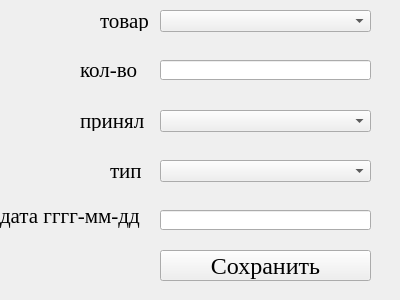
<?xml version="1.0" encoding="UTF-8"?>
<ui version="4.0">
 <class>Invoice</class>
 <widget class="QWidget" name="Invoice">
  <property name="geometry">
   <rect>
    <x>0</x>
    <y>0</y>
    <width>400</width>
    <height>300</height>
   </rect>
  </property>
  <property name="windowTitle">
   <string>Form</string>
  </property>
  <widget class="QComboBox" name="productComboBox">
   <property name="geometry">
    <rect>
     <x>160</x>
     <y>10</y>
     <width>211</width>
     <height>22</height>
    </rect>
   </property>
  </widget>
  <widget class="QLineEdit" name="quantityLineEdit">
   <property name="geometry">
    <rect>
     <x>160</x>
     <y>60</y>
     <width>211</width>
     <height>20</height>
    </rect>
   </property>
  </widget>
  <widget class="QComboBox" name="acceptedComboBox">
   <property name="geometry">
    <rect>
     <x>160</x>
     <y>110</y>
     <width>211</width>
     <height>22</height>
    </rect>
   </property>
  </widget>
  <widget class="QPushButton" name="SaveButton">
   <property name="geometry">
    <rect>
     <x>160</x>
     <y>250</y>
     <width>211</width>
     <height>31</height>
    </rect>
   </property>
   <property name="font">
    <font>
     <family>Times New Roman</family>
     <pointsize>18</pointsize>
     <italic>false</italic>
    </font>
   </property>
   <property name="text">
    <string>Сохранить</string>
   </property>
  </widget>
  <widget class="QLabel" name="label">
   <property name="geometry">
    <rect>
     <x>100</x>
     <y>10</y>
     <width>51</width>
     <height>21</height>
    </rect>
   </property>
   <property name="font">
    <font>
     <family>Times New Roman</family>
     <pointsize>16</pointsize>
     <weight>50</weight>
     <bold>false</bold>
    </font>
   </property>
   <property name="text">
    <string>товар</string>
   </property>
  </widget>
  <widget class="QLabel" name="label_2">
   <property name="geometry">
    <rect>
     <x>80</x>
     <y>60</y>
     <width>71</width>
     <height>20</height>
    </rect>
   </property>
   <property name="font">
    <font>
     <family>Times New Roman</family>
     <pointsize>16</pointsize>
     <weight>50</weight>
     <bold>false</bold>
    </font>
   </property>
   <property name="text">
    <string>кол-во</string>
   </property>
  </widget>
  <widget class="QLabel" name="label_3">
   <property name="geometry">
    <rect>
     <x>80</x>
     <y>110</y>
     <width>71</width>
     <height>21</height>
    </rect>
   </property>
   <property name="font">
    <font>
     <family>Times New Roman</family>
     <pointsize>16</pointsize>
     <weight>50</weight>
     <bold>false</bold>
    </font>
   </property>
   <property name="text">
    <string>принял</string>
   </property>
  </widget>
  <widget class="QComboBox" name="typeComboBox">
   <property name="geometry">
    <rect>
     <x>160</x>
     <y>160</y>
     <width>211</width>
     <height>22</height>
    </rect>
   </property>
  </widget>
  <widget class="QLabel" name="label_4">
   <property name="geometry">
    <rect>
     <x>110</x>
     <y>160</y>
     <width>41</width>
     <height>21</height>
    </rect>
   </property>
   <property name="font">
    <font>
     <family>Times New Roman</family>
     <pointsize>16</pointsize>
     <weight>50</weight>
     <bold>false</bold>
    </font>
   </property>
   <property name="text">
    <string>тип</string>
   </property>
  </widget>
  <widget class="QLineEdit" name="dateLineEdit">
   <property name="geometry">
    <rect>
     <x>160</x>
     <y>210</y>
     <width>211</width>
     <height>20</height>
    </rect>
   </property>
  </widget>
  <widget class="QLabel" name="label_5">
   <property name="geometry">
    <rect>
     <x>0</x>
     <y>200</y>
     <width>151</width>
     <height>31</height>
    </rect>
   </property>
   <property name="font">
    <font>
     <family>Times New Roman</family>
     <pointsize>16</pointsize>
     <weight>50</weight>
     <bold>false</bold>
    </font>
   </property>
   <property name="text">
    <string>дата гггг-мм-дд</string>
   </property>
  </widget>
 </widget>
 <resources/>
 <connections/>
</ui>
